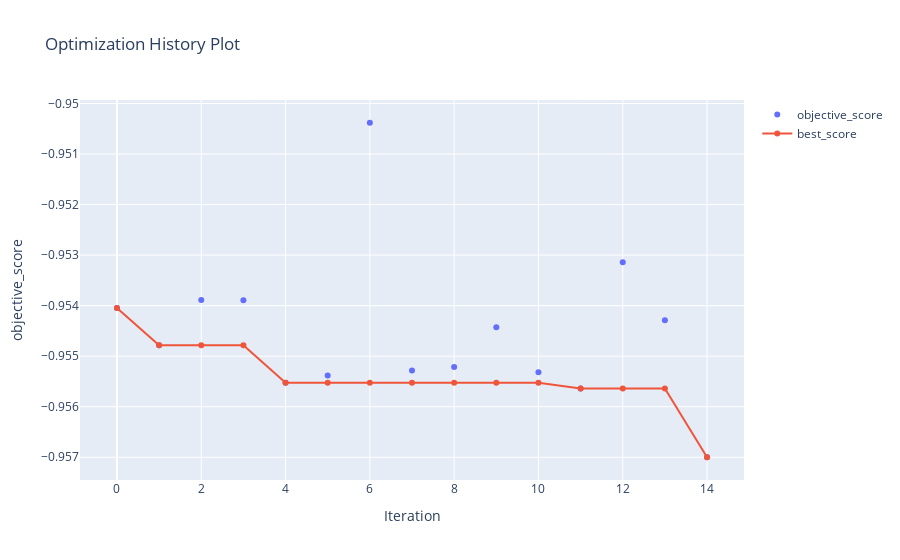

The notebook cell this image was saved under:
### Code cell
algo_object_dragon.plot_history()

### Figure 1 — Plotly figure (JSON) as saved in the notebook; plotly's stock layout.template omitted (floating-point values rounded to 4 significant figures)
{"data": [{"mode": "markers", "name": "objective_score", "type": "scatter", "x": [0, 1, 2, 3, 4, 5, 6, 7, 8, 9, 10, 11, 12, 13, 14], "y": [-0.954, -0.9548, -0.9539, -0.9539, -0.9555, -0.9554, -0.9504, -0.9553, -0.9552, -0.9544, -0.9553, -0.9556, -0.9531, -0.9543, -0.957]}, {"mode": "lines+markers", "name": "best_score", "type": "scatter", "x": [0, 1, 2, 3, 4, 5, 6, 7, 8, 9, 10, 11, 12, 13, 14], "y": [-0.954, -0.9548, -0.9548, -0.9548, -0.9555, -0.9555, -0.9555, -0.9555, -0.9555, -0.9555, -0.9555, -0.9556, -0.9556, -0.9556, -0.957]}], "layout": {"title": {"text": "Optimization History Plot"}, "xaxis": {"title": {"text": "Iteration"}}, "yaxis": {"title": {"text": "objective_score"}}}}
